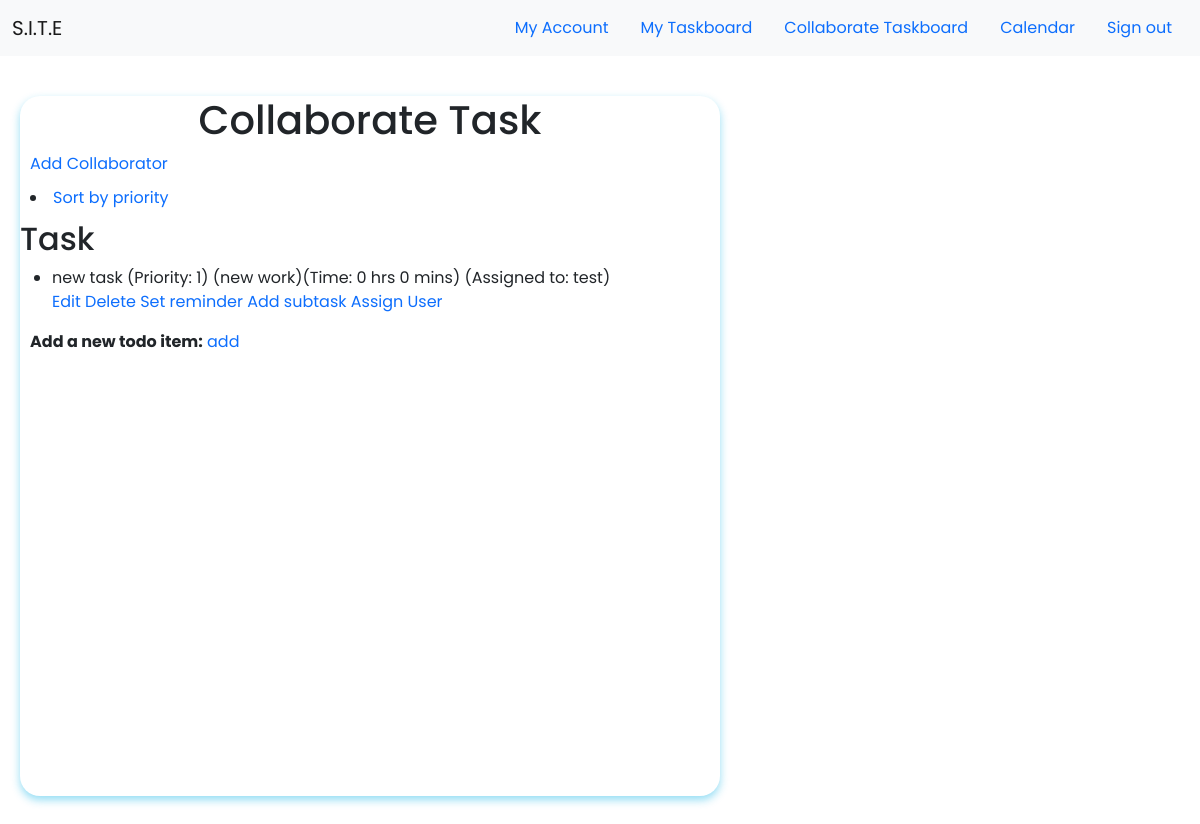
/collaboratetaskboard (signed in), run on the app's committed database.
### app/models.py (models this page shows, shortened)
class Task(db.Model):
    id = db.Column(db.Integer, primary_key=True, autoincrement=True)
    content = db.Column(db.String, unique=False, nullable=False)
    complete = db.Column(db.Boolean, default=False)
    estimatehr = db.Column(db.Integer, nullable = True)
    estimatemin = db.Column(db.Integer, nullable = True)
    priority = db.Column(db.Integer, nullable=False)
    collaborate_id = db.Column(db.Integer, nullable=True, unique=False)
    assign_user = db.Column(db.String,unique=False, nullable=True)
    category_id = db.Column(db.Integer, db.ForeignKey('category.id'), nullable=False)
    category = db.relationship('Category', backref=db.backref('categories', lazy=True))
    subtask = db.relationship('Subtask', backref = 'subtasks', lazy = 'dynamic')
    user_id = db.Column(db.Integer, db.ForeignKey('user.id'))

class Category(db.Model):
    id = db.Column(db.Integer, primary_key=True)
    category = db.Column(db.String(30), unique=True, nullable=False)
    user_id = db.Column(db.Integer, db.ForeignKey('user.id'))

### app/routes.py (the view)
@app.route('/collaboratetaskboard',methods=['GET', 'POST'])
def collaboratetaskboard():
    user = User.query.filter_by(username=current_user.username).first()
    tasks = Task.query.filter_by(collaborate_id=user.collaborate).all()
    subtask = Subtask.query.all()
    return render_template('collaboratetask.html', tasks=tasks, subtasks=subtask)

### app/models.py (called while the page is built)
@login.user_loader
def load_user(id):
    return User.query.get(int(id))

### app/templates/collaboratetask.html (shortened to what this page needs)
{% extends "base.html" %}
{% block content %}
<link rel="stylesheet" type="text/css" href="{{ url_for('static', filename='css/taskboard.css') }}">
    {% if current_user.is_authenticated %}
            <div class="colla">
                <h1>Collaborate Task</h1>
                <a href ="/addcollaborator" id="addcoll">Add Collaborator</a>
                <li id="addcoll"><a href="/priority">Sort by priority</a></li>
                {% for task in tasks %}
                <h2>Task</h2>
                <ul>
                    <li>
                        {{ task.content }} (Priority: {{task.priority}}) ({{task.category.category}})(Time: {{task.estimatehr}} hrs {{task.estimatemin}} mins) (Assigned to: {{task.assign_user}}) <br> <a href= "/edittask/{{task.id}}">Edit</a>  <a href= "/delete/{{task.id}}"> Delete</a>  <a href= "/reminder/{{task.id}}">Set reminder</a> <a href="/addsubtask/{{task.id}}">Add subtask</a> <a href="/assignuser/{{task.id}}">Assign User</a>
                    </li>
                </ul>
                {% endfor %}
                <div class="addtask">
                    <strong>Add a new todo item:</strong>
                    <a href="/addtask"> add</a>
                </div>
            </div>
    {% endif %}
{% endblock %}

### app/static/css/style.css (style rules this page uses)
* { font-family: 'Poppins', sans-serif; margin: 0; padding: 0; }
html, body { margin: 0; padding: 0; }
a { text-decoration: none; }

### app/static/css/taskboard.css (style rules this page uses)
.colla { height: 700px; width: 700px; margin: 40px 20px; border-radius: 20px; background-color: white!important; box-shadow: 0 4px 8px 0 rgba(26, 183, 231, 0.466); transition: 0.3s; }
.colla h1 { text-align: center; }
.addtask { margin: 10px; }
#addcoll { margin: 10px!important; }

### data on the page
Task: content "new task", priority "1", category.category "new work", estimatehr "0", estimatemin "0", assign_user "test"
